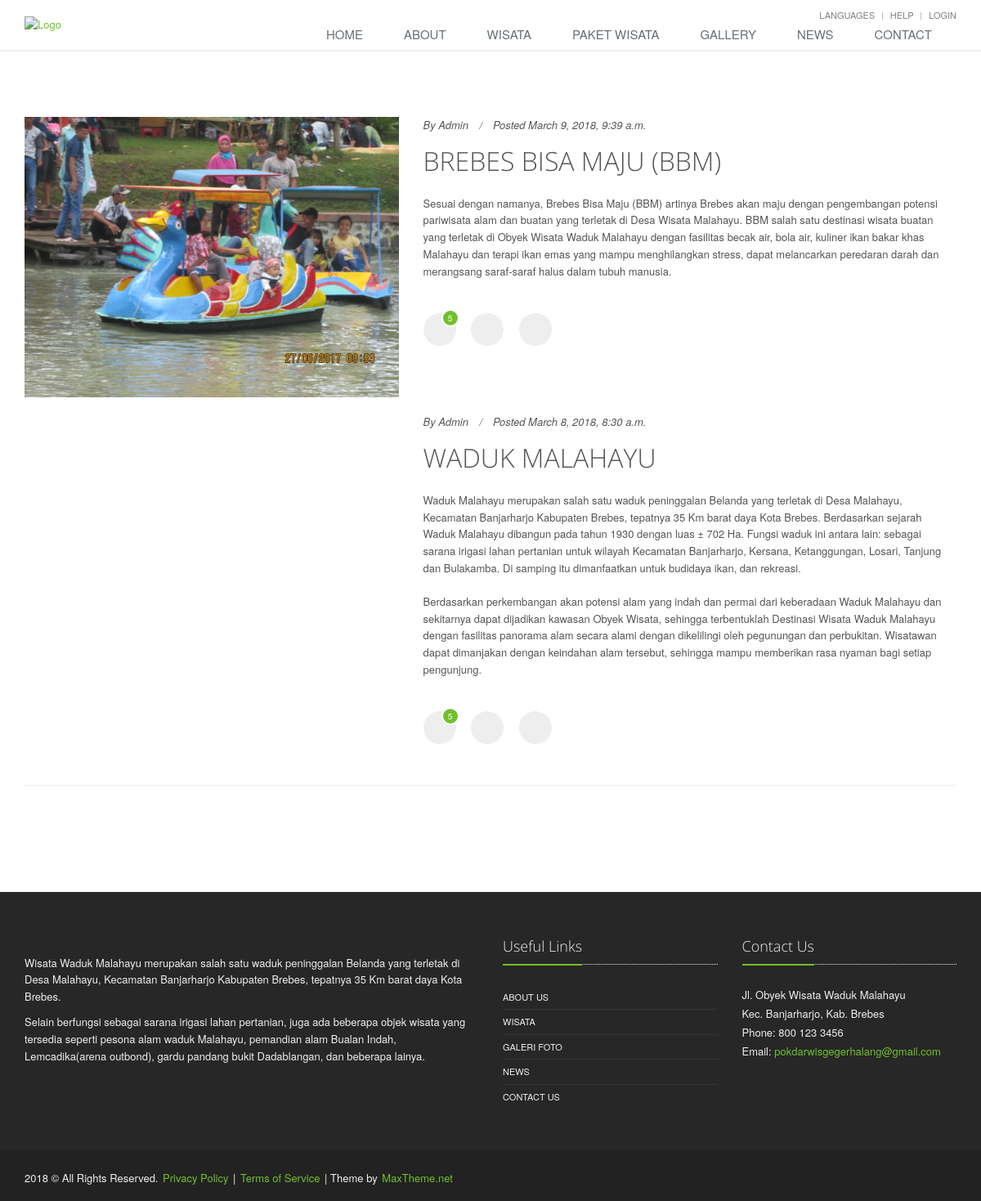
Page /wisata/ on the committed database.
### wisata/models.py (models this page shows, shortened)
class Wisata(models.Model):
	name = models.CharField(max_length=100)
	slug = models.SlugField(max_length=130, unique=True)
	image = models.ImageField(upload_to='wisata/%Y/%m', blank=True)
	content = RedactorField(verbose_name=u'Text')
	created = models.DateTimeField(auto_now_add=True)
	updated = models.DateTimeField(auto_now=True)
	class Meta:
		ordering = ('-created', '-updated')

### wisata/views.py (the view)
class WisataList(ListView):
	queryset = Wisata.objects.all()
	context_object_name = 'list_wisata'
	template_name = 'list_wisata.html'

### templates/list_wisata.html
{% extends 'base.html' %}
{% load staticfiles %}
{% block content %}
		<div class="container content-md">
			{% for list in object_list %}
			<div class="row margin-bottom-20">
				<div class="col-sm-5 sm-margin-bottom-20">
					<img class="img-responsive" src="{% if list.image %}{{ list.image.url }}{% else %}{% static 'img/img1.jpg' %}{% endif %}" alt="">
				</div>
				<div class="col-sm-7">
					<div class="news-v3">
						<ul class="list-inline posted-info">
							<li>By Admin</li>
							<li>Posted {{ list.created }}</li>
						</ul>
						<h2><a href="{% url 'wisata:wisata-detail' list.slug %}">{{ list.name }}</a></h2>
						<p>{{ list.content|safe }}</p>
						<ul class="post-shares">
							<li>
								<a href="#">
									<i class="rounded-x icon-speech"></i>
									<span>5</span>
								</a>
							</li>
							<li><a href="#"><i class="rounded-x icon-share"></i></a></li>
							<li><a href="#"><i class="rounded-x icon-heart"></i></a></li>
						</ul>
					</div>
				</div>
			</div>
			{% endfor %}
			<div class="clearfix margin-bottom-20"><hr></div>
		</div>
{% include 'snippet/footer.html' %}
{% endblock %}

### templates/base.html (shortened to what this page needs)
{% load staticfiles %}
<!DOCTYPE html>
 <html lang="en">
<head>
	<link rel="stylesheet" href="{% static 'plugins/bootstrap/css/bootstrap.min.css' %}">
	<link rel="stylesheet" href="{% static 'css/style.css' %}">
	<link rel="stylesheet" href="{% static 'css/headers/header-default.css' %}">
	<link rel="stylesheet" href="{% static 'css/footers/footer-v1.css' %}">
	<link rel="stylesheet" href="{% static 'plugins/animate.css' %}">
	<link rel="stylesheet" href="{% static 'plugins/line-icons/line-icons.css' %}">
	<link rel="stylesheet" href="{% static 'plugins/font-awesome/css/font-awesome.min.css' %}">
	<link rel="stylesheet" href="{% static 'plugins/parallax-slider/css/parallax-slider.css' %}">
	<link rel="stylesheet" href="{% static 'plugins/owl-carousel/owl-carousel/owl.carousel.css' %}">
	<link rel="stylesheet" href="{% static 'plugins/fancybox/source/jquery.fancybox.css' %}">
	<link rel="stylesheet" href="{% static 'css/pages/page_pricing.css' %}">
	<link rel="stylesheet" href="{% static 'css/pages/blog.css' %}">
	<link rel="stylesheet" href="{% static 'css/pages/blog_magazine.css' %}">
	<link rel="stylesheet" href="{% static 'css/pages/blog_masonry_3col.css' %}">
	<link rel="stylesheet" href="{% static 'css/theme-colors/default.css' %}" id="style_color">
	<link rel="stylesheet" href="{% static 'css/theme-skins/dark.css' %}">
	<link rel="stylesheet" href="{% static 'css/custom.css' %}">
</head>
<body>
	<div class="wrapper">
		<div class="header">
			<div class="container">
				<a class="logo" href="/">
					<img img-circle src="{% static 'img/logo-header-3.jpg' %}" alt="Logo" height="auto">
				</a>
				<div class="topbar">
					<ul class="loginbar pull-right">
						<li class="hoverSelector">
							<i class="fa fa-globe"></i>
							<a>Languages</a>
						</li>
						<li><a href="/faqs">Help</a></li>
						<li><a href="">Login</a></li>
					</ul>
				</div>
			</div>
			<div class="collapse navbar-collapse mega-menu navbar-responsive-collapse">
				<div class="container">
					<ul class="nav navbar-nav">
						<li><a href="/">Home </a></li>
						<li class="dropdown">
							<a href="javascript:void(0);" class="dropdown-toggle" data-toggle="dropdown">
								About
							</a>
						</li>
						<li><a href="/wisata">Wisata </a></li>
						<li><a href="/paket-wisata">Paket Wisata </a></li>
						<li class="dropdown">
							<a href="javascript:void(0);" class="dropdown-toggle" data-toggle="dropdown">
								Gallery
							</a>
						</li>
						<li><a href="/news">News </a></li>
						<li><a href="/contact">Contact </a></li>
				</div>
			</div>
		</div>
		{% block content %}
		{% endblock %}
</body>
</html>

### templates/snippet/footer.html (shortened to what this page needs)
{% load staticfiles %}
<div class="footer-v1">
	<div class="footer">
		<div class="container">
			<div class="row">
				<div class="col-md-6 md-margin-bottom-40">
					<p>Wisata Waduk Malahayu merupakan salah satu waduk peninggalan Belanda yang terletak di Desa Malahayu, Kecamatan Banjarharjo Kabupaten Brebes, tepatnya 35 Km barat daya Kota Brebes.</p>
					<p>Selain berfungsi sebagai sarana irigasi lahan pertanian, juga ada beberapa objek wisata yang tersedia seperti pesona alam waduk Malahayu, pemandian alam Bualan Indah, Lemcadika(arena outbond), gardu pandang bukit Dadablangan, dan beberapa lainya.</p>
				</div>
				<div class="col-md-3 md-margin-bottom-40">
					<div class="headline"><h2>Useful Links</h2></div>
					<ul class="list-unstyled link-list">
						<li><a href="/profil">About us</a><i class="fa fa-angle-right"></i></li>
						<li><a href="/wisata">Wisata</a><i class="fa fa-angle-right"></i></li>
						<li><a href="/gallery/foto">Galeri Foto</a><i class="fa fa-angle-right"></i></li>
						<li><a href="/news">News</a><i class="fa fa-angle-right"></i></li>
						<li><a href="/contact">Contact us</a><i class="fa fa-angle-right"></i></li>
					</ul>
				</div>
				<div class="col-md-3 map-img md-margin-bottom-40">
					<div class="headline"><h2>Contact Us</h2></div>
					<address class="md-margin-bottom-40">
						Jl. Obyek Wisata Waduk Malahayu <br />
						Kec. Banjarharjo, Kab. Brebes <br />
						Phone: 800 123 3456 <br />
						Email: <a href="mailto:pokdarwisgegerhalang@gmail.com" class="">pokdarwisgegerhalang@gmail.com</a>
					</address>
				</div>
			</div>
		</div>
	</div>
	<div class="copyright">
		<div class="container">
			<div class="row">
				<div class="col-md-6">
					<p>
						2018 &copy; All Rights Reserved.
						<a href="#">Privacy Policy</a> | <a href="#">Terms of Service</a> | Theme by <a href="http://maxtheme.net">MaxTheme.net</a>
					</p>
				</div>
				<div class="col-md-6">
					<ul class="footer-socials list-inline">
						<li>
							<a href="#" class="tooltips" data-toggle="tooltip" data-placement="top" title="" data-original-title="Facebook">
								<i class="fa fa-facebook"></i>
							</a>
						</li>
						<li>
							<a href="#" class="tooltips" data-toggle="tooltip" data-placement="top" title="" data-original-title="Skype">
								<i class="fa fa-skype"></i>
							</a>
						</li>
						<li>
							<a href="#" class="tooltips" data-toggle="tooltip" data-placement="top" title="" data-original-title="Google Plus">
								<i class="fa fa-google-plus"></i>
							</a>
						</li>
						<li>
							<a href="#" class="tooltips" data-toggle="tooltip" data-placement="top" title="" data-original-title="Linkedin">
								<i class="fa fa-linkedin"></i>
							</a>
						</li>
						<li>
							<a href="#" class="tooltips" data-toggle="tooltip" data-placement="top" title="" data-original-title="Pinterest">
								<i class="fa fa-pinterest"></i>
							</a>
						</li>
						<li>
							<a href="#" class="tooltips" data-toggle="tooltip" data-placement="top" title="" data-original-title="Twitter">
								<i class="fa fa-twitter"></i>
							</a>
						</li>
						<li>
							<a href="#" class="tooltips" data-toggle="tooltip" data-placement="top" title="" data-original-title="Dribbble">
								<i class="fa fa-dribbble"></i>
							</a>
						</li>
					</ul>
				</div>
			</div>
		</div>
	</div>
</div>

### static/css/style.css (style rules this page uses)
* { border-radius: 0; }
body { color: #333; font-size: 13px; line-height: 1.6; }
p, li, li a, label { color: #555; }
a { color: #72c02c; text-decoration: none; }
a, a:focus, a:hover, a:active, button, button:hover { outline: 0 !important; }
.wrapper { background: #fff; }

### static/css/headers/header-default.css (style rules this page uses)
.header .topbar { z-index: 12; padding: 8px 0; position: relative; }
.header .topbar ul.loginbar { margin: 0; }
.header .topbar ul.loginbar > li { display: inline; list-style: none; position: relative; padding-bottom: 15px; }
.header .topbar ul.loginbar > li > a, .header .topbar ul.loginbar > li > a:hover { color: #7c8082; font-size: 11px; text-transform: uppercase; }
.header .topbar ul.loginbar li i.fa { color: #bbb; }
.header { z-index: 99; background: #fff; position: relative; border-bottom: solid 2px #eee; }
.header > .container { display: table; margin-bottom: -40px; }
.header .logo { height: 100%; min-height: 40px; min-width: 100px; display: table-cell; vertical-align: middle; }
.header .logo img { z-index: 1; margin: 20px 0; position: relative; }
.header .navbar-collapse { position: relative; }
.header .navbar-nav > li > a { color: #687074; font-size: 15px; font-weight:400; text-transform: uppercase; }
@media (min-width: 992px) { .header .navbar-nav { float: right; } }
@media (min-width: 992px) { .header .navbar-collapse { padding: 0; } }
@media (min-width: 992px) { .header .navbar-nav { position: relative; } }
@media (min-width: 992px) { .header .navbar-nav > li > a { bottom: -2px; position: relative; padding: 9px 30px 9px 20px; } }
@media (min-width: 992px) { .header .navbar-nav > li > a, .header .navbar-nav > li > a:focus { border-bottom: solid 2px transparent; } }
@media (min-width: 992px) { .header .navbar-nav > li > a, .header .navbar-nav > li > a:hover, .header .navbar-nav > li > a:focus, .header .navbar-nav > .active > a, .header .navbar-nav > .active > a:hover, .header .navbar-nav > .active > a:focus { background: none; } }
.header .dropdown > a:after, .header .dropdown-submenu > a:after { top: 8px; right: 9px; font-size: 11px; content: "\f105"; position: absolute; font-weight: normal; display: inline-block; font-family: FontAwesome; }
.header .dropdown > a:after { top: 9px; right: 15px; content: "\f107"; }
.header .mega-menu .nav, .header .mega-menu .dropup, .header .mega-menu .dropdown, .header .mega-menu .collapse { position: static; }
.header .mega-menu .navbar-inner, .header .mega-menu .container { position: relative; }

### static/css/footers/footer-v1.css (style rules this page uses)
.footer-v1 .footer { padding: 40px 0; background: #272727; }
.footer-v1 .footer p { color: #eee; }
.footer-v1 .footer h2 { color: #eee; font-size: 18px; font-weight: 200; }
.footer-v1 .link-list li { border-top: solid 1px #353535; }
.footer-v1 address, .footer-v1 .link-list a, .footer-v1 .link-list i { color: #eee; }
.footer-v1 address { line-height: 23px; }
.footer-v1 .footer .map-img { background: url(../../img/map-img.png) 5px 60px no-repeat; }
.footer-v1 .copyright { background: #222; border-top: none; padding: 10px 0 5px; }
.footer-v1 .copyright p { color: #eee; margin-top: 14px; }
.footer-v1 .copyright a { margin: 0 2px; }
.footer-v1 .footer-socials { margin-top: 12px; text-align: right; }
.footer-v1 .footer-socials li a { color: #777; font-size: 16px; }

### static/css/app.css (style rules this page uses)
hr { margin: 30px 0; }
h2 { font-size: 24px; line-height: 33px; }
h1, h2, h3, h4, h5, h6 { color: #555; margin-top: 5px; text-shadow: none; font-weight: normal; font-family: "Open Sans", Arial, sans-serif; }
.headline { display: block; margin: 10px 0 25px 0; border-bottom: 1px dotted #e4e9f0; }
.headline h2 { font-size: 22px; }
.headline h2, .headline h3, .headline h4 { margin: 0 0 -2px 0; padding-bottom: 5px; display: inline-block; border-bottom: 2px solid #72c02c; }
.content-md { padding-top: 80px; padding-bottom: 80px; }
.margin-bottom-5, .margin-bottom-10, .margin-bottom-15, .margin-bottom-20, .margin-bottom-25, .margin-bottom-30, .margin-bottom-35, .margin-bottom-40, .margin-bottom-45, .margin-bottom-50, .margin-bottom-55, .margin-bottom-60, .margin-bottom-100 { clear:both; }
.margin-bottom-20 { margin-bottom:20px; }
.rounded-x { border-radius: 50% !important; }

### rows in the picture
Wisata: image (picture), created "March 9, 2018, 9:39 a.m.", name "BREBES BISA MAJU (BBM)", content "Sesuai dengan namanya, Brebes Bisa Maju (BBM) artinya Brebes akan maju dengan pengembangan potensi pariwisata alam dan buatan yang terletak di Desa Wisata Malahayu. BBM salah satu destinasi wisata buatan yang terletak di Obyek Wisata Waduk Malahayu dengan fasilitas becak air, bola air, kuliner ikan bakar khas Malahayu dan terapi ikan emas yang mampu menghilangkan stress, dapat melancarkan peredaran darah dan merangsang saraf-saraf halus dalam tubuh manusia."
Wisata: created "March 8, 2018, 8:30 a.m.", name "WADUK MALAHAYU", content "Waduk Malahayu merupakan salah satu waduk peninggalan Belanda yang terletak di Desa Malahayu, Kecamatan Banjarharjo Kabupaten Brebes, tepatnya 35 Km barat daya Kota Brebes. Berdasarkan sejarah Waduk Malahayu dibangun pada tahun 1930 dengan luas ± 702 Ha. Fungsi waduk ini antara lain: sebagai sarana irigasi lahan pertanian untuk wilayah Kecamatan Banjarharjo, Kersana, Ketanggungan, Losari, Tanjung dan Bulakamba. Di samping itu dimanfaatkan untuk budidaya ikan, dan rekreasi. Berdasarkan perkembangan akan potensi alam yang indah dan permai dari keberadaan Waduk Malahayu dan sekitarnya dapat dijadikan kawasan Obyek Wisata, sehingga terbentuklah Destinasi Wisata Waduk Malahayu dengan fasilitas…"
